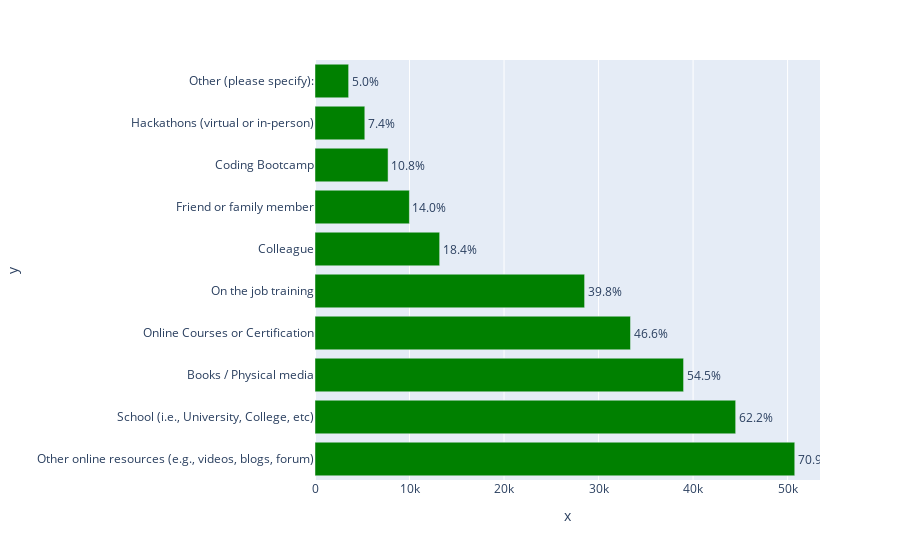

The code cell stored with this chart in its notebook:
### Code cell
plot_df2(df,'LearnCode','green')

### Figure 1 — Plotly figure (JSON) as saved in the notebook; plotly's stock layout.template omitted (floating-point values rounded to 4 significant figures)
{"data": [{"alignmentgroup": "True", "hovertemplate": "x=%{x}<br>y=%{y}<br>text=%{text}<extra></extra>", "legendgroup": "", "marker": {"color": "green", "pattern": {"shape": ""}}, "name": "", "offsetgroup": "", "orientation": "h", "showlegend": false, "text": ["70.9%", "62.2%", "54.5%", "46.6%", "39.8%", "18.4%", "14.0%", "10.8%", "7.4%", "5.0%"], "textposition": "outside", "type": "bar", "x": [50756, 44506, 38994, 33379, 28523, 13188, 9987, 7731, 5269, 3558], "xaxis": "x", "y": ["Other online resources (e.g., videos, blogs, forum)", "School (i.e., University, College, etc)", "Books / Physical media", "Online Courses or Certification", "On the job training", "Colleague", "Friend or family member", "Coding Bootcamp", "Hackathons (virtual or in-person)", "Other (please specify):"], "yaxis": "y"}], "layout": {"barmode": "relative", "legend": {"tracegroupgap": 0}, "margin": {"t": 60}, "xaxis": {"anchor": "y", "domain": [0, 1], "title": {"text": "x"}}, "yaxis": {"anchor": "x", "domain": [0, 1], "title": {"text": "y"}}}}
